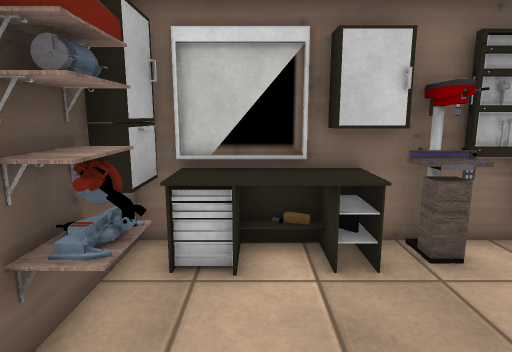
View 1 (above)

12 first-person views from a walk through a scene from a Unity 3-D project. The camera is 1.3 m above the floor, tilts 10° down and sees 75° across. The floor is counted in squares, 0.5 m on a side. Each view is taken from the middle of a square. On the plan, view 1 faces up. The plan holds only what a view shows up to about 20 squares ahead; the rest is blank. The place goes on beyond the plan. Some animated figures are not drawn. Some surface patterns are stand-ins.

View 2
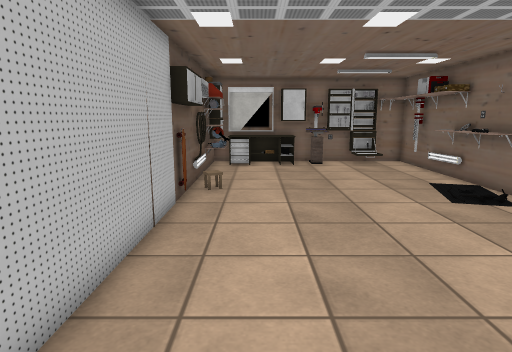

View 3
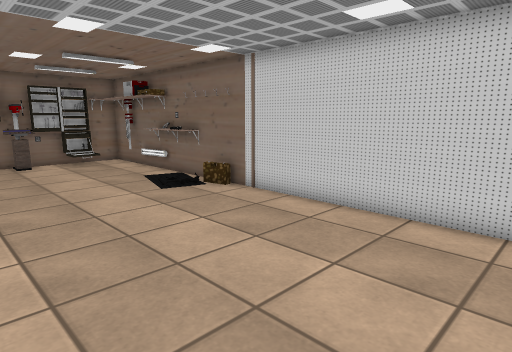

View 4
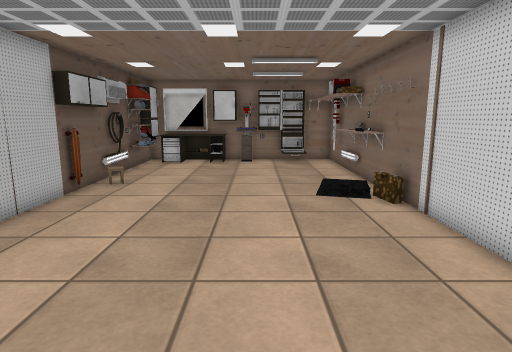

View 5
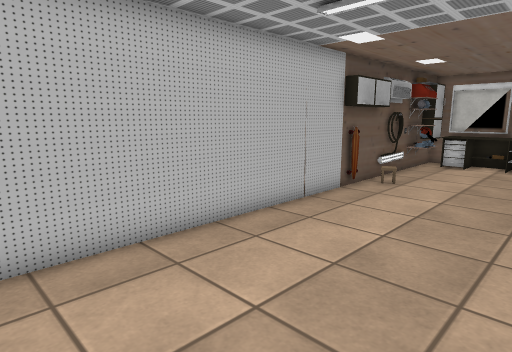

View 6
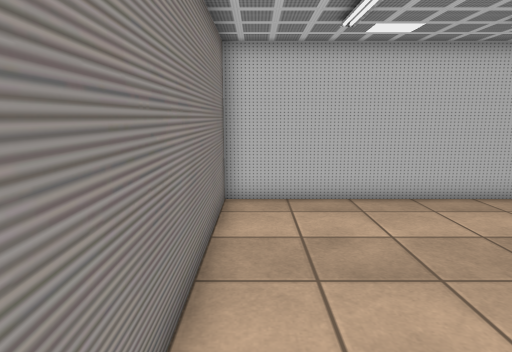

View 7
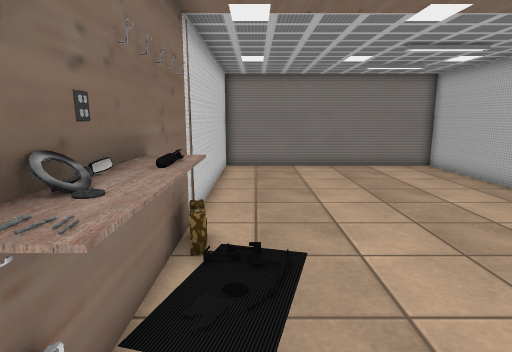

View 8
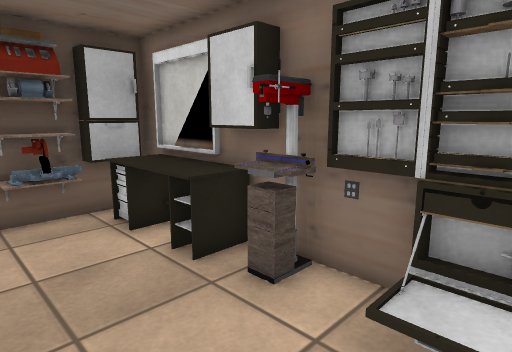

View 9
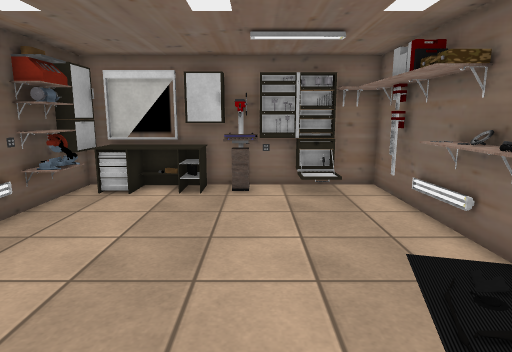

View 10
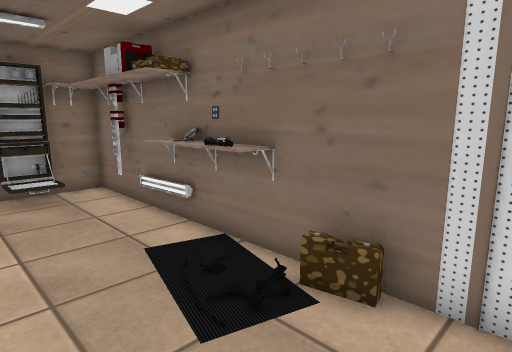

View 11
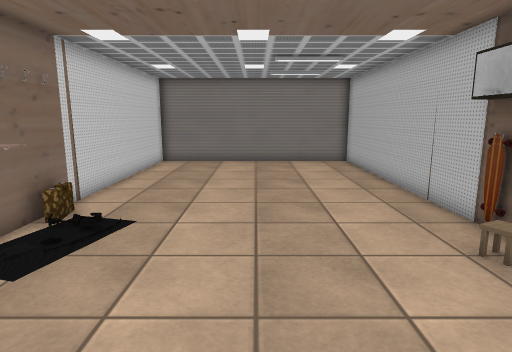

View 12
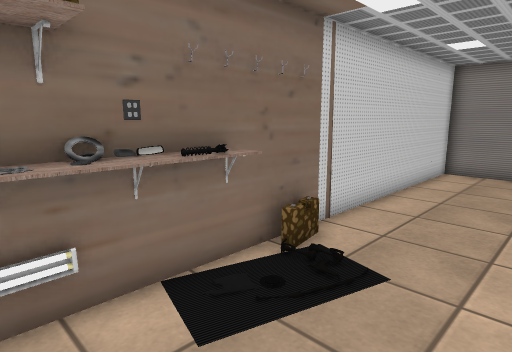

### Floor plan
Ten units are one square. View 1 is at (0, 0); x grows to the right and y downward. Boxes are objects, and circles mark ways between rooms. Rooms are numbered by the first view taken in them; rooms with no view inside come last. Other rooms are left out.
<svg viewBox="-30 -80 121 235">
<path fill="none" stroke="#000" d="M-23 -19 -23 -7M-25 -26 -25 150 86 150 86 -69M37 -54 37 -61M32 -56 32 -67M34 -56 34 -66M83 -41 83 -46M84 -41 85 -46M41 -57 29 -57M41 -62 28 -62M35 -66 35 -56M38 -67 38 -54M54 -65 46 -65M56 -68 -15 -68M82 42 79 29M83 -25 84 -32M85 -25 85 -34M29 -57 29 -62M41 -62 41 -57M-15 -68 -25 -68 -25 -26"/>
<rect x="-25" y="15" width="10" height="20" fill="#bbb"><title>other object</title></rect>
<rect x="-25" y="-5" width="10" height="20" fill="#bbb"><title>other object</title></rect>
<rect x="-15" y="-65" width="40" height="20" fill="#bbb"><title>table</title></rect>
<rect x="15" y="-65" width="10" height="10" fill="#bbb"><title>other object</title></rect>
<rect x="45" y="-65" width="30" height="10" fill="#bbb"><title>other object</title></rect>
<rect x="65" y="-75" width="20" height="10" fill="#bbb"><title>shelf</title></rect>
<rect x="-25" y="-45" width="10" height="10" fill="#bbb"><title>shelf</title></rect>
<rect x="-25" y="-55" width="10" height="10" fill="#bbb"><title>other object</title></rect>
<rect x="-25" y="-65" width="10" height="10" fill="#bbb"><title>other object</title></rect>
<text x="30" y="40">1</text>
<text x="-20" y="-50">2</text>
</svg>

Where each view was taken, in squares from view 1:
view 1: 0 up, 0 right, facing up
view 2: 13 down, 0 right, facing up
view 3: 14 down, 0 right, facing up-right
view 4: 14 down, 4 right, facing up
view 5: 14 down, 4 right, facing up-left
view 6: 14 down, 8 right, facing left
view 7: 3 up, 7 right, facing down
view 8: 2 up, 7 right, facing up-left
view 9: 6 down, 4 right, facing up
view 10: 6 down, 4 right, facing up-right
view 11: 5 up, 3 right, facing down
view 12: 2 up, 4 right, facing down-right
